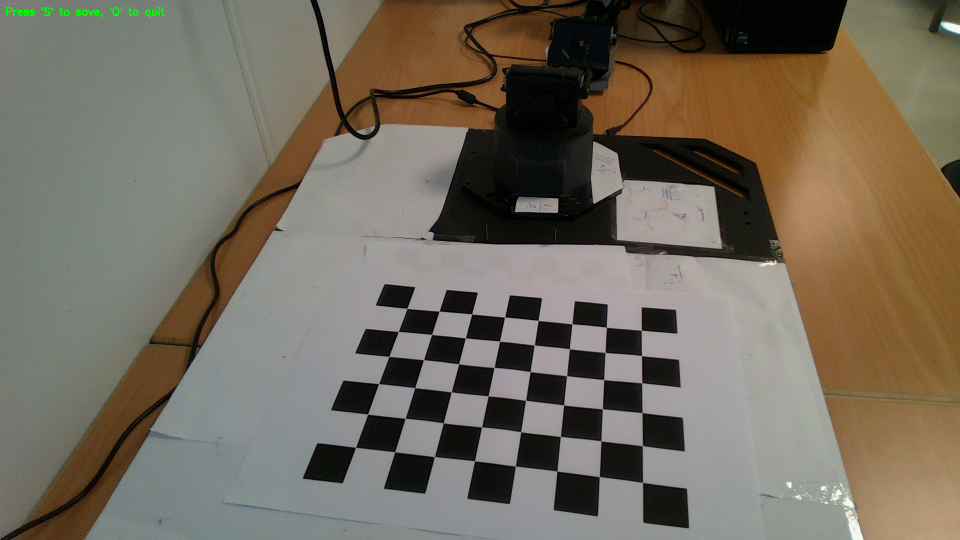
#> input picture camera-calibration 2026-class/color_20251017_151937_259_0001.png, 1920 x 1080 px (shown at 1/2 size); its folder holds only this picture in this run
$ jupyter execute L515-calbration-class.ipynb
#> lines starting #> are read from the running program, lines starting #| are printed output that depends on the picture; long printed decimals are rounded
[cell 1]
import numpy as np
import cv2
import glob
import matplotlib.pyplot as plt
import pyrealsense2 as rs

[cell 2]
# stream rgb and depth from L515 and save it. Press S to save and Q to quit

import pyrealsense2 as rs
import numpy as np
import cv2
import time
import os
from datetime import datetime

def realsense_stream_with_save():
    # Create save directory if it doesn't exist
    save_dir = "captured_images"
    if not os.path.exists(save_dir):
        os.makedirs(save_dir)
        print(f"Created directory: {save_dir}")

    # Configure depth and color streams
    pipeline = rs.pipeline()
    config = rs.config()

    # Enable color stream with 1920x1080 resolution
    config.enable_stream(rs.stream.color, 1920, 1080, rs.format.bgr8, 30)

    # Enable depth stream for L515
    config.enable_stream(rs.stream.depth, 1024, 768, rs.format.z16, 30)

    # Start streaming
    pipeline.start(config)

    # Counter for saved images
    save_counter = 0

    try:
        while True:
            # Wait for a coherent pair of frames
            frames = pipeline.wait_for_frames()
            color_frame = frames.get_color_frame()
            depth_frame = frames.get_depth_frame()

            if not color_frame:
                continue

            # Convert images to numpy arrays
            color_image = np.asanyarray(color_frame.get_data())
            if depth_frame:
                depth_image = np.asanyarray(depth_frame.get_data())
                # Apply colormap to depth for visualization
                depth_colormap = cv2.applyColorMap(
                    cv2.convertScaleAbs(depth_image, alpha=0.03),
                    cv2.COLORMAP_JET
                )

            # Display the color image
            cv2.namedWindow('RealSense L515 - 1920x1080', cv2.WINDOW_NORMAL)

            # Add instructions to the image
            instructions = "Press 'S' to save, 'Q' to quit"
            cv2.putText(color_image, instructions, (10, 30),
                       cv2.FONT_HERSHEY_SIMPLEX, 0.7, (0, 255, 0), 2)

            cv2.imshow('RealSense L515 - 1920x1080', color_image)

            # Display depth image if available
            if depth_frame:
                cv2.namedWindow('RealSense L515 - Depth', cv2.WINDOW_NORMAL)
                cv2.imshow('RealSense L515 - Depth', depth_colormap)

            # Handle key presses
            key = cv2.waitKey(1) & 0xFF

            if key == ord('q') or key == 27:  # 'q' or ESC
                break
            elif key == ord('s'):  # 's' to save image
                save_counter += 1
                timestamp = datetime.now().strftime("%Y%m%d_%H%M%S_%f")[:-3]

                # Generate filenames
                color_filename = f"{save_dir}/color_{timestamp}_{save_counter:04d}.png"
                depth_filename = f"{save_dir}/depth_{timestamp}_{save_counter:04d}.png"

                # Save color image
                cv2.imwrite(color_filename, color_image)
                print(f"Saved color image: {color_filename}")

                # Save depth image if available
                if depth_frame:
                    cv2.imwrite(depth_filename, depth_colormap)
                    print(f"Saved depth image: {depth_filename}")

                # Show confirmation on screen
                confirmation = f"Saved image #{save_counter}"
                temp_image = color_image.copy()
                cv2.putText(temp_image, confirmation, (10, 70),
                           cv2.FONT_HERSHEY_SIMPLEX, 1, (0, 255, 0), 2)
                cv2.imshow('RealSense L515 - 1920x1080', temp_image)
                cv2.waitKey(500)  # Show confirmation for 500ms

    finally:
        # Stop streaming
        pipeline.stop()
        cv2.destroyAllWindows()
        print(f"Total images saved: {save_counter}")
        print(f"Images saved in: {os.path.abspath(save_dir)}")

if __name__ == "__main__":
    realsense_stream_with_save()
#> (the call stopped at in realsense_stream_with_save, `pipeline = rs.pipeline()`: pyrealsense2 is not available in this run)

[cell 3]
# read already saved image do camera calibration, back projection

import numpy as np
import cv2
import glob
import matplotlib.pyplot as plt


#https://docs.opencv.org/3.4/dc/dbb/tutorial_py_calibration.html
 # termination criteria
criteria = (cv2.TERM_CRITERIA_EPS + cv2.TERM_CRITERIA_MAX_ITER, 30, 0.001)
# prepare object points, like (0,0,0), (1,0,0), (2,0,0) ....,(6,5,0)
objp = np.zeros((8*6,3), np.float32) # 8,6 vertices are visible
objp[:,:2] = np.mgrid[0:8,0:6].T.reshape(-1,2)
#objp=objp*25 mm #scale by the square size
 # Arrays to store object points and image points from all the images.
objpoints = [] # 3d point in real world space
imgpoints = [] # 2d points in image plane.


images = glob.glob(r'*.png')

for fname in images:
    img = cv2.imread(fname)
#> img is the input picture: shape (1080, 1920, 3); mean B, G, R 93.2, 107.2, 115.4
    gray = cv2.cvtColor(img,cv2.COLOR_BGR2GRAY)
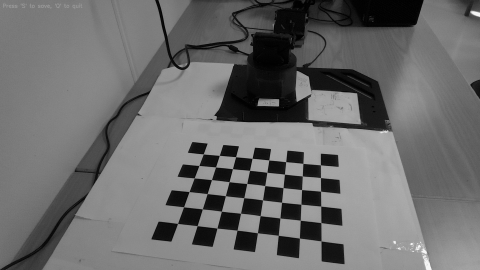
#> gray: shape (1080, 1920) (shown at 1/4 size); min 0, max 246, mean 108
    # Find the chess board corners
    ret, corners = cv2.findChessboardCorners(gray, (8,6),None)
#> ret = True; corners = 48 rows, first 8: [814.3, 617.2], [879.3, 622.5], [943.6, 628.1], [1010, 633.9], [1076.7, 640.9], [1144, 648], [1213, 654.8], [1283.1, 660.8]
    # If found, add object points, image points (after refining them)
    if ret == True:
        objpoints.append(objp)
        corners2=cv2.cornerSubPix(gray,corners,(3,3),(-1,-1),criteria)
#> corners2 = 48 rows, first 8: [814.3, 617], [879.1, 622.6], [943.7, 628.2], [1009.9, 634.2], [1076.6, 640.9], [1144.2, 648], [1213.1, 654.8], [1283.1, 660.7]
        imgpoints.append(corners2)
        # Draw and display the corners
#       cv2.drawChessboardCorners(img, (9,6), corners2,ret)
#       cv2.imshow('img',img)
#       cv2.waitKey(500)
        # Naming a window
        cv2.namedWindow("Resized_Window", cv2.WINDOW_NORMAL)
        # Using resizeWindow()
        cv2.resizeWindow("Resized_Window", 1024, 786)
        # Displaying the image
        img_draw=cv2.drawChessboardCorners(img, (9,6), corners2,ret)
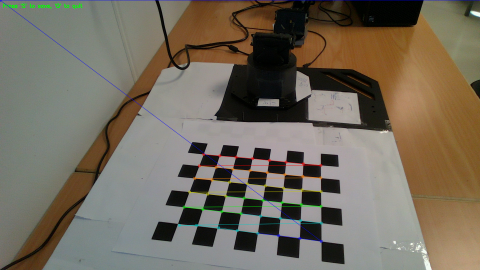
#> img_draw: shape (1080, 1920, 3) (shown at 1/4 size); mean B, G, R 93.4, 107.3, 115.4
        cv2.imshow("Resized_Window", img_draw)
        cv2.waitKey(50)

cv2.destroyAllWindows()

objpoints=np.array(objpoints)
imgpoints=np.array(imgpoints)

ret, mtx, dist, rvecs, tvecs = cv2.calibrateCamera(objpoints, imgpoints, gray.shape[::-1],None,None)
#> ret = 1.64; mtx = [[1755.2, 0, 875.9], [0, 4976.6, 467.8], [0, 0, 1]]; dist = [[1.25, -29.03, -0.00398, -0.0323, 238.3]]; rvecs = ([-1.35, 0.166, 0.169],); tvecs = ([-0.933, 0.801, 26.9],)
#mtx is intrinsic matrix;
# rvecs is rotation matrix,
# tvecs is translation matrix

np.savez(r'C.npz', mtx=mtx, dist=dist, rvecs=rvecs, tvecs=tvecs)  # save the paramteters
# [5 lines of commented-out code are left out]

[cell 4]
# read calibration matrix and reporject axis at origin

def draw(img, corners, imgpts):
    corner = (tuple(corners[0].ravel()))
    img = cv2.line(img, corner, tuple(imgpts[0].ravel()), (255,0,0), 3)
    img = cv2.line(img, corner, tuple(imgpts[1].ravel()), (0,255,0), 3)
    img = cv2.line(img, corner, tuple(imgpts[2].ravel()), (0,0,255), 3)
    return img

#Load previously saved data
# with np.load(r'C.npz') as X:
#     mtx, dist, rvecs, tvecs = [X[i] for i in ('mtx','dist','rvecs','tvecs')]

axis = np.float32([[2,0,0], [0,2,0], [0,0,-2]]).reshape(-1,3) # x-blue, y-green, z-red
#Axis points are points in 3D space for drawing the axis.
# We draw axis of length 2 (units will be in terms of chess square size since we calibrated
# based on that size). So our X axis is drawn from (0,0,0) to (3,0,0), so for Y axis.
# For Z axis, it is drawn from (0,0,0) to (0,0,-3). Negative denotes it is drawn towards
#  the camera.

images = glob.glob(r'*.png')


for fname in images:
#for i in range(len(objpoints)):
    #cv2.namedWindow("output", cv2.WINDOW_NORMAL)
    img = cv2.imread(fname)
    #imS = cv2.resize(img, (960, 540))
    gray = cv2.cvtColor(img,cv2.COLOR_BGR2GRAY)
    ret, corners = cv2.findChessboardCorners(gray, (8,6),None)
#> ret = True

    if ret == True:

        corners2 = cv2.cornerSubPix(gray,corners,(11,11),(-1,-1),criteria)
#> corners2 = 48 rows, first 8: [814.4, 617.1], [878.8, 622.6], [943.9, 628.4], [1009.7, 634.5], [1076.6, 641.2], [1144.3, 648], [1213.1, 654.8], [1283, 660.8]
        #objpoints=np.array(objpoints)
        #imgpoints=np.array(imgpoints)

        # Find the rotation and translation vectors.
        #This function returns the rotation and the translation vectors that transform a
        # 3D point expressed in the object coordinate frame to the camera coordinate
        ret1, rvec1, tvec1 = cv2.solvePnP(objp, corners2, mtx, dist)     #solvePnPRansac   , inlier
#> ret1 = True; rvec1 = [-1.35, 0.167, 0.17]; tvec1 = [-0.934, 0.8, 26.87]


        imgpts, jac = cv2.projectPoints(axis, rvec1, tvec1, mtx, dist) #objp  axis -
#> imgpts = [[943.3, 628.2], [778.3, 714.5], [810.3, 249.4]]
        #object point to image point

        corners2=corners2.astype(int)
#> corners2 = 48 rows, first 8: [814, 617], [878, 622], [943, 628], [1009, 634], [1076, 641], [1144, 648], [1213, 654], [1283, 660]
        imgpts=imgpts.astype(int)
#> imgpts = [[943, 628], [778, 714], [810, 249]]

        # Naming a window
        cv2.namedWindow("Resized_Window", cv2.WINDOW_NORMAL)
        # Using resizeWindow()
        cv2.resizeWindow("Resized_Window", 1024, 786)
        # Displaying the image
        img = draw(img,corners2,imgpts)
#> in draw, `corner = (tuple(corners[0].ravel()))`: corner = (814, 617)
#> in draw, `img = cv2.line(img, corner, tuple(imgpts[2].ravel()), (0,0,255), 3)`:
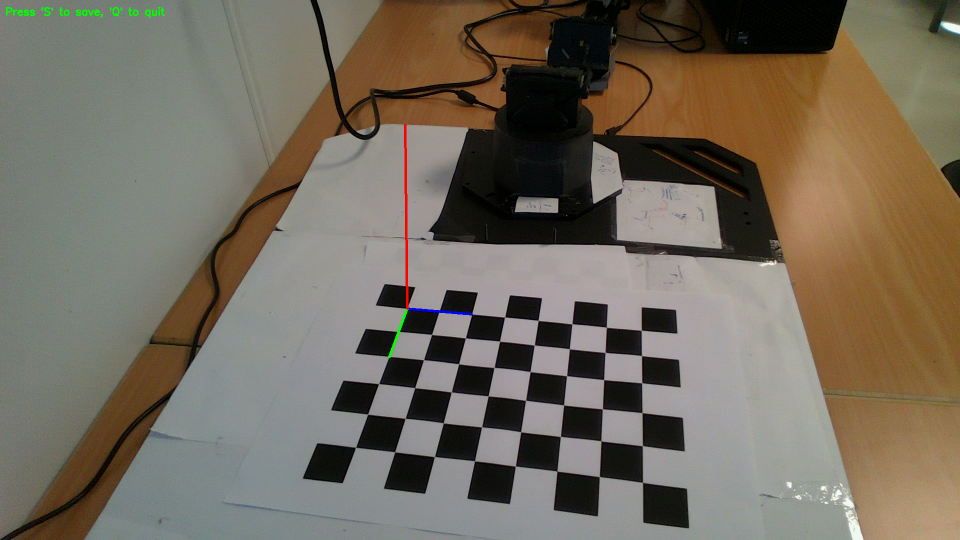
#> img: shape (1080, 1920, 3) (shown at 1/2 size); mean B, G, R 93.2, 107, 115.5
        cv2.imshow("Resized_Window", img)
        cv2.waitKey(500)


cv2.destroyAllWindows()


#reprojection error lower the better
mean_error = 0
for i in range(len(objpoints)):
    imgpoints2, _ = cv2.projectPoints(objpoints[i], rvecs[i], tvecs[i], mtx, dist)
    error = cv2.norm(imgpoints[i], imgpoints2, cv2.NORM_L2)/len(imgpoints2)
    # ground truth, estimated, L2 / number of points in the image =54 (for one image)
    mean_error += error # mean error for all image points in all images
#> this loop made 1 pass
#> (error, mean_error) on pass 1: (0.236, 0.236)
#> after the loop, mean_error = 0.236
print( "total error: {}".format(mean_error/len(objpoints)) ) # normalize to number of images
#| total error: 0.2364

[cell 5]
print ('Interinsic Matrix:\n{}'.format(mtx))
#| Interinsic Matrix:
#| [[1.75518868e+03 0.00000000e+00 8.75859436e+02]
#|  [0.00000000e+00 4.97656298e+03 4.67813574e+02]
#|  [0.00000000e+00 0.00000000e+00 1.00000000e+00]]

rvec1_jacobian = cv2.Rodrigues(rvec1) # convert Jac to Rod -- 3x3 matrix for rotation
rot_ext=rvec1_jacobian[0]
#> rot_ext = [[0.976, -0.218, 0.022], [0.0256, 0.213, 0.977], [-0.217, -0.952, 0.214]]

print ('Exterinsic Rotation Matrix:\n{}'.format(rot_ext))
#| Exterinsic Rotation Matrix:
#| [[ 0.9757 -0.2179  0.02198]
#|  [ 0.02562  0.2132   0.9767]
#|  [-0.2175 -0.9524  0.2136]]

trans_ext=tvec1
#> trans_ext = [-0.934, 0.8, 26.87]
print ('Exterinsic Translation Vector:\n{}'.format(trans_ext))
#| Exterinsic Translation Vector:
#| [[-0.9343]
#|  [ 0.8005]
#|  [26.868]]

calib_ext=np.hstack((rot_ext, trans_ext))
#> calib_ext = [[0.976, -0.218, 0.022, -0.934], [0.0256, 0.213, 0.977, 0.8], [-0.217, -0.952, 0.214, 26.87]]
print ('Exterinsic matrix:\n{}'.format(calib_ext))
#| Exterinsic matrix:
#| [[ 9.75727413e-01 -2.17883152e-01  2.19760831e-02 -9.34333346e-01]
#|  [ 2.56170287e-02  2.13226896e-01  9.76666811e-01  8.00492275e-01]
#|  [-2.17485135e-01 -9.52397618e-01  2.13632846e-01  2.68682363e+01]]

$ run again, on camera-calibration 2026-class/color_20251017_152009_527_0005.png
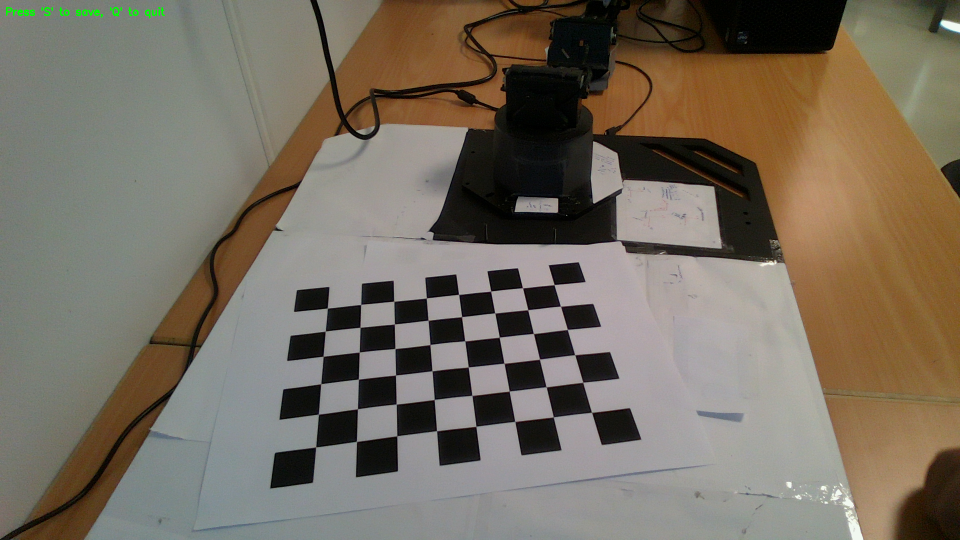
#> input picture camera-calibration 2026-class/color_20251017_152009_527_0005.png, 1920 x 1080 px (shown at 1/2 size)
#> img is the input picture: shape (1080, 1920, 3); mean B, G, R 96.1, 109.8, 118.9
#> `gray = cv2.cvtColor(img,cv2.COLOR_BGR2GRAY)`:
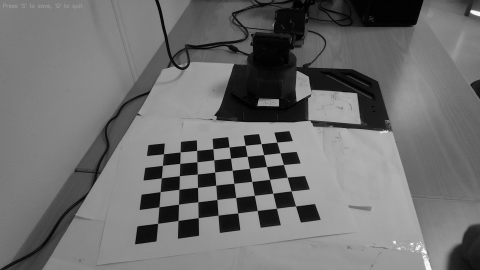
#> gray: shape (1080, 1920) (shown at 1/4 size); min 0, max 246, mean 110.9
#> `ret, corners = cv2.findChessboardCorners(gray, (8,6),None)`: ret = True; corners = 48 rows, first 8: [655.2, 616.6], [722.1, 609.5], [788.2, 602.6], [853.5, 596.3], [917.4, 589.1], [981.9, 582.4], [1045.7, 575.9], [1108.5, 569.8]
#> `corners2=cv2.cornerSubPix(gray,corners,(3,3),(-1,-1),criteria)`: corners2 = 48 rows, first 8: [655.1, 616.6], [722, 609.5], [788.2, 602.7], [853.4, 596.4], [917.6, 589.2], [982, 582.5], [1045.7, 576], [1108.7, 569.6]
#> `ret, mtx, dist, rvecs, tvecs = cv2.calibrateCamera(objpoints, imgpoint..`: ret = 0.466; mtx = [[1633, 0, 960.6], [0, 2013, 332.7], [0, 0, 1]]; dist = [[-0.132, 2.24, -0.00428, -0.00572, -6.26]]; rvecs = ([-1.12, -0.0419, -0.114],); tvecs = ([-4.63, 3.5, 24.82],)
#> `ret, corners = cv2.findChessboardCorners(gray, (8,6),None)`: ret = True
#> `corners2 = cv2.cornerSubPix(gray,corners,(11,11),(-1,-1),criteria)`: corners2 = 48 rows, first 8: [655.1, 616.6], [721.9, 609.3], [788.1, 602.9], [853.2, 596.4], [917.7, 589.3], [981.8, 582.6], [1045.6, 576], [1108.6, 569.7]
#> ret1 = True; rvec1 = [-1.12, -0.0423, -0.114]; tvec1 = [-4.63, 3.5, 24.81]
#> `imgpts, jac = cv2.projectPoints(axis, rvec1, tvec1, mtx, dist)`: imgpts = [[787.7, 602.4], [647.1, 713.4], [641, 475.1]]
#> `corners2=corners2.astype(int)`: corners2 = 48 rows, first 8: [655, 616], [721, 609], [788, 602], [853, 596], [917, 589], [981, 582], [1045, 575], [1108, 569]
#> `imgpts=imgpts.astype(int)`: imgpts = [[787, 602], [647, 713], [641, 475]]
#> corner = (655, 616)
#> in draw, `img = cv2.line(img, corner, tuple(imgpts[2].ravel()), (0,0,255), 3)`:
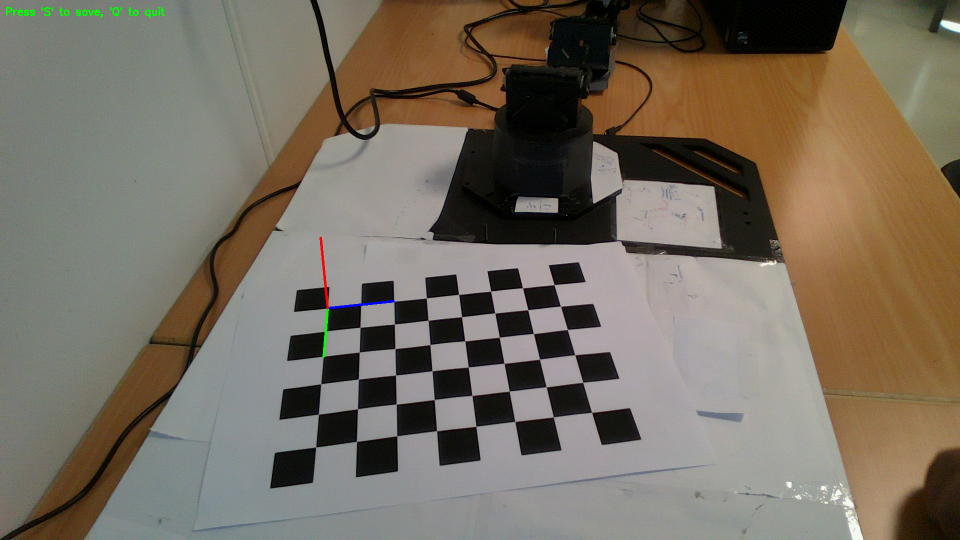
#> img: shape (1080, 1920, 3) (shown at 1/2 size); mean B, G, R 96.1, 109.8, 118.9
#> the loop `for i in range(len(objpoints)):` made 1 pass
#> (error, mean_error) on pass 1: (0.0672, 0.0672)
#> after the loop `for i in range(len(objpoints)):`: mean_error = 0.0672
#| total error: 0.06724
#| Interinsic Matrix:
#| [[1.63297610e+03 0.00000000e+00 9.60583805e+02]
#|  [0.00000000e+00 2.01302649e+03 3.32686970e+02]
#|  [0.00000000e+00 0.00000000e+00 1.00000000e+00]]
#> rot_ext = [[0.993, 0.113, 0.0238], [-0.0704, 0.43, 0.9], [0.0915, -0.896, 0.435]]
#| Exterinsic Rotation Matrix:
#| [[ 0.9933   0.113  0.02376]
#|  [-0.07044  0.43  0.9001 ]
#|  [ 0.09147 -0.8957  0.4351]]
#> trans_ext = [-4.63, 3.5, 24.81]
#| Exterinsic Translation Vector:
#| [[-4.634]
#|  [ 3.500]
#|  [24.814]]
#> calib_ext = [[0.993, 0.113, 0.0238, -4.63], [-0.0704, 0.43, 0.9, 3.5], [0.0915, -0.896, 0.435, 24.81]]
#| Exterinsic matrix:
#| [[ 9.93313205e-01  1.12979374e-01  2.37600216e-02 -4.63413317e+00]
#|  [-7.04360146e-02  4.29980729e-01  9.00086296e-01  3.49981499e+00]
#|  [ 9.14748348e-02 -8.95741164e-01  4.35063353e-01  2.48140676e+01]]
